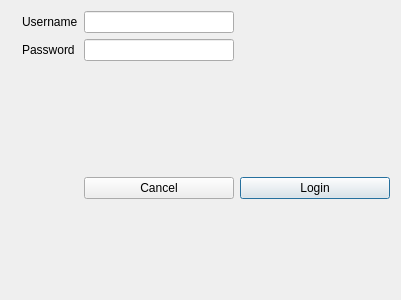
<?xml version="1.0" encoding="UTF-8"?>
<ui version="4.0">
 <class>DialogLogin</class>
 <widget class="QDialog" name="DialogLogin">
  <property name="geometry">
   <rect>
    <x>0</x>
    <y>0</y>
    <width>401</width>
    <height>300</height>
   </rect>
  </property>
  <property name="windowTitle">
   <string>Dialog</string>
  </property>
  <layout class="QGridLayout" name="gridLayout">
   <item row="1" column="0">
    <spacer name="horizontalSpacer_3">
     <property name="orientation">
      <enum>Qt::Horizontal</enum>
     </property>
     <property name="sizeHint" stdset="0">
      <size>
       <width>40</width>
       <height>20</height>
      </size>
     </property>
    </spacer>
   </item>
   <item row="0" column="3">
    <spacer name="horizontalSpacer_2">
     <property name="orientation">
      <enum>Qt::Horizontal</enum>
     </property>
     <property name="sizeHint" stdset="0">
      <size>
       <width>40</width>
       <height>20</height>
      </size>
     </property>
    </spacer>
   </item>
   <item row="1" column="2">
    <widget class="QLineEdit" name="linePassword">
     <property name="echoMode">
      <enum>QLineEdit::Password</enum>
     </property>
    </widget>
   </item>
   <item row="0" column="0">
    <spacer name="horizontalSpacer">
     <property name="orientation">
      <enum>Qt::Horizontal</enum>
     </property>
     <property name="sizeHint" stdset="0">
      <size>
       <width>40</width>
       <height>20</height>
      </size>
     </property>
    </spacer>
   </item>
   <item row="0" column="2">
    <widget class="QLineEdit" name="lineUsername"/>
   </item>
   <item row="0" column="1">
    <widget class="QLabel" name="label">
     <property name="text">
      <string>Username</string>
     </property>
    </widget>
   </item>
   <item row="1" column="1">
    <widget class="QLabel" name="label_2">
     <property name="text">
      <string>Password</string>
     </property>
    </widget>
   </item>
   <item row="3" column="1">
    <spacer name="verticalSpacer">
     <property name="orientation">
      <enum>Qt::Vertical</enum>
     </property>
     <property name="sizeHint" stdset="0">
      <size>
       <width>20</width>
       <height>40</height>
      </size>
     </property>
    </spacer>
   </item>
   <item row="1" column="3">
    <spacer name="horizontalSpacer_4">
     <property name="orientation">
      <enum>Qt::Horizontal</enum>
     </property>
     <property name="sizeHint" stdset="0">
      <size>
       <width>40</width>
       <height>20</height>
      </size>
     </property>
    </spacer>
   </item>
   <item row="3" column="3">
    <widget class="QPushButton" name="btnLogin">
     <property name="minimumSize">
      <size>
       <width>150</width>
       <height>0</height>
      </size>
     </property>
     <property name="maximumSize">
      <size>
       <width>150</width>
       <height>16777215</height>
      </size>
     </property>
     <property name="text">
      <string>Login</string>
     </property>
    </widget>
   </item>
   <item row="3" column="2">
    <widget class="QPushButton" name="btnCancel">
     <property name="minimumSize">
      <size>
       <width>150</width>
       <height>0</height>
      </size>
     </property>
     <property name="maximumSize">
      <size>
       <width>150</width>
       <height>16777215</height>
      </size>
     </property>
     <property name="text">
      <string>Cancel</string>
     </property>
    </widget>
   </item>
   <item row="2" column="2">
    <widget class="QLabel" name="labelConsole">
     <property name="text">
      <string/>
     </property>
    </widget>
   </item>
  </layout>
 </widget>
 <resources/>
 <connections/>
</ui>
